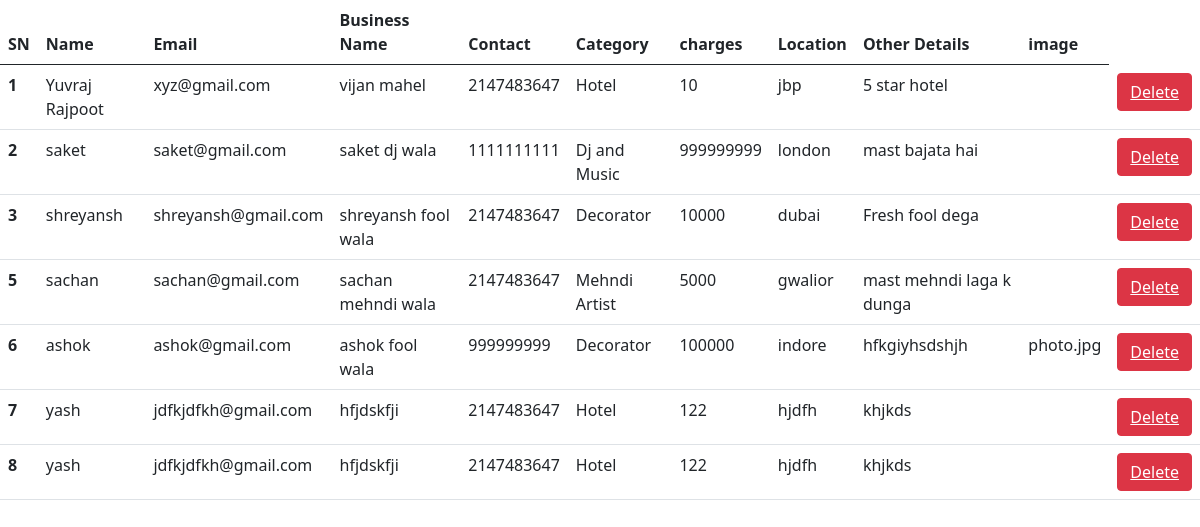
/admin/vendor.php, run on the app's committed database.
### tables this page shows
CREATE TABLE `vendors_testing` (
  `id` int(255) NOT NULL,
  `name` varchar(256) NOT NULL,
  `email` varchar(255) NOT NULL,
  `businessName` varchar(255) NOT NULL,
  `contact` int(255) NOT NULL,
  `category` varchar(256) NOT NULL,
  `ServiceCharge` int(255) NOT NULL,
  `Location` varchar(255) NOT NULL,
  `OtherDetails` text NOT NULL,
  `image` varbinary(8000) NOT NULL
);

### admin/vendor.php (the view, shortened to what this page needs)
<?php
$server = "localhost";
$username ="root";
$password = "";
$con = mysqli_connect($server,$username,$password);
mysqli_select_db($con,'wedding');
$sql = "SELECT * FROM vendors_testing";
$result = mysqli_query($con,$sql);
 ?>
<!doctype html>
<html lang="en">
<head>
    <link href="https://cdn.jsdelivr.net/npm/bootstrap@5.0.0-beta2/dist/css/bootstrap.min.css" rel="stylesheet"
>
</head>
<body>
    <table class="table">
        <thead class="">
            <tr>
                <th scope="col">SN</th>
                <th scope="col">Name</th>
                <th scope="col">Email</th>
                <th scope="col">Business Name</th>
                <th scope="col">Contact</th>
                <th scope="col">Category</th>
                <th scope="col">charges</th>
                <th scope="col">Location</th>
                <th scope="col">Other Details</th>
                <th scope="col">image</th>
            </tr>
        </thead>
        <tbody>
            <?php while($row = mysqli_fetch_assoc($result)){?>
           <tr>
            <th scope="row">
                <?php echo $row["id"] ?>
            </th>
            <td>
                <?php echo $row["name"]?>
            </td>
            <td>
                <?php echo $row["email"]?>
            </td>
            <td>
                <?php echo $row["businessName"]?>
            </td>
            <td>
                <?php echo $row["contact"]?>
            </td>
            <td>
                <?php echo $row["category"]?>
            </td>
            <td>
                <?php echo $row["ServiceCharge"]?>
            </td>
            <td>
                <?php echo $row["Location"]?>
            </td>
            <td>
                <?php echo $row["OtherDetails"]?>
            </td>
            <td>
                <?php echo $row["image"]?>
            </td>
            <td>
                <button class="btn btn-danger"><a href="DeleteVendor.php?id= <?php echo $row['id']?>" class="text-white">Delete</a></button>
            </td>
        </tr>
            <?php } ?>
        </tbody>
    </table>
</body>
</html>

### data on the page
vendors_testing: id "1", name "Yuvraj Rajpoot", email "xyz@gmail.com", businessName "vijan mahel", contact "2147483647", category "Hotel", ServiceCharge "10", Location "jbp", OtherDetails "5 star hotel"
vendors_testing: id "2", name "saket", email "saket@gmail.com", businessName "saket dj wala", contact "1111111111", category "Dj and Music", ServiceCharge "999999999", Location "london", OtherDetails "mast bajata hai"
vendors_testing: id "3", name "shreyansh", email "shreyansh@gmail.com", businessName "shreyansh fool wala", contact "2147483647", category "Decorator", ServiceCharge "10000", Location "dubai", OtherDetails "Fresh fool dega"
vendors_testing: id "5", name "sachan", email "sachan@gmail.com", businessName "sachan mehndi wala", contact "2147483647", category "Mehndi Artist", ServiceCharge "5000", Location "gwalior", OtherDetails "mast mehndi laga k dunga"
vendors_testing: id "6", name "ashok", email "ashok@gmail.com", businessName "ashok fool wala", contact "999999999", category "Decorator", ServiceCharge "100000", Location "indore", OtherDetails "hfkgiyhsdshjh", image "photo.jpg"
vendors_testing: id "7", name "yash", email "jdfkjdfkh@gmail.com", businessName "hfjdskfji", contact "2147483647", category "Hotel", ServiceCharge "122", Location "hjdfh", OtherDetails "khjkds"
vendors_testing: id "8", name "yash", email "jdfkjdfkh@gmail.com", businessName "hfjdskfji", contact "2147483647", category "Hotel", ServiceCharge "122", Location "hjdfh", OtherDetails "khjkds"
